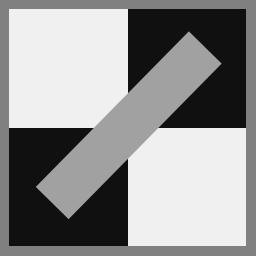
%> input picture PS1-3/ps1-input0a.png, 256 x 256 px
$ octave ps1_3_code.m   (GNU Octave 9; MATLAB toolbox functions it lacks are replaced by stand-ins)
%> lines starting %> are read from the running program, lines starting %| are printed output that depends on the picture; in (x1, y1, x2, y2) boxes, pixels count from 0 and x2, y2 are one past the last pixel; in counts of white or black regions, pixels touching at a corner belong together; the program's own positions count from 1
%Cristina Chu
%Part 3

%----Hough method for finding lines----%

%-Initialize accumulator array
%-Getting edge image from input
img = imread('ps1-input0a.png');
%> img is the input picture: size 256x256 uint8; min 16, max 240, mean 146.6
BW = edge(img,'canny');
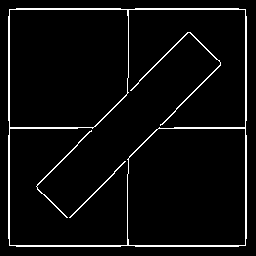
%> BW: size 256x256 logical; 4.5% white in thin lines or dots, all inside (x1, y1, x2, y2) = (8, 8, 247, 247)

%-Get points and angles
[x,y]=find(BW == 1);
%> x = 2980 values from 9 to 247; y = 2980 values from 9 to 247

t = 0.0:pi/1000:pi;

%-Create array
%sizes for array
size1 = ceil(length(img)*sqrt(2)*2);    %max diagonal*2 for size of d
%> size1 = 725
val = 320;          %extra value to deal with out of index problems
size2 = ceil(max(t(:))*val);    %maximun value of t

%array with all zeros
array = zeros(size1, size2+1);


%% Loop (voting)
%> (the run ends here)
